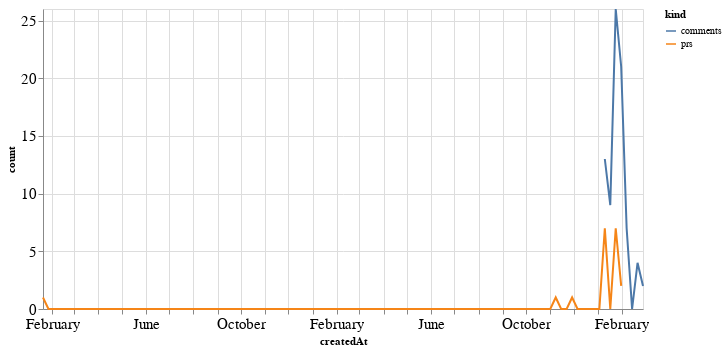

This figure's notebook cell:
### Code cell
alt.Chart(total_time, width=600).mark_line().encode(
    x='createdAt',
    y='count',
    color='kind'
)

### Figure 1 — Vega-Lite specification as saved in the notebook (floating-point values rounded to 4 significant figures; data arrays with more than 128 entries replaced by an {"elided": "..."} marker saying what was removed)
{"config": {"axisLeft": {"labelFontSize": 15}, "axisBottom": {"labelFontSize": 15}}, "data": {"name": "data-3872b864321313212295e706b52ee48b"}, "mark": "line", "encoding": {"color": {"type": "nominal", "field": "kind"}, "x": {"type": "temporal", "field": "createdAt"}, "y": {"type": "quantitative", "field": "count"}}, "width": 600, "$schema": "https://vega.github.io/schema/vega-lite/v4.8.1.json", "datasets": {"data-3872b864321313212295e706b52ee48b": {"elided": "222 records"}}}
